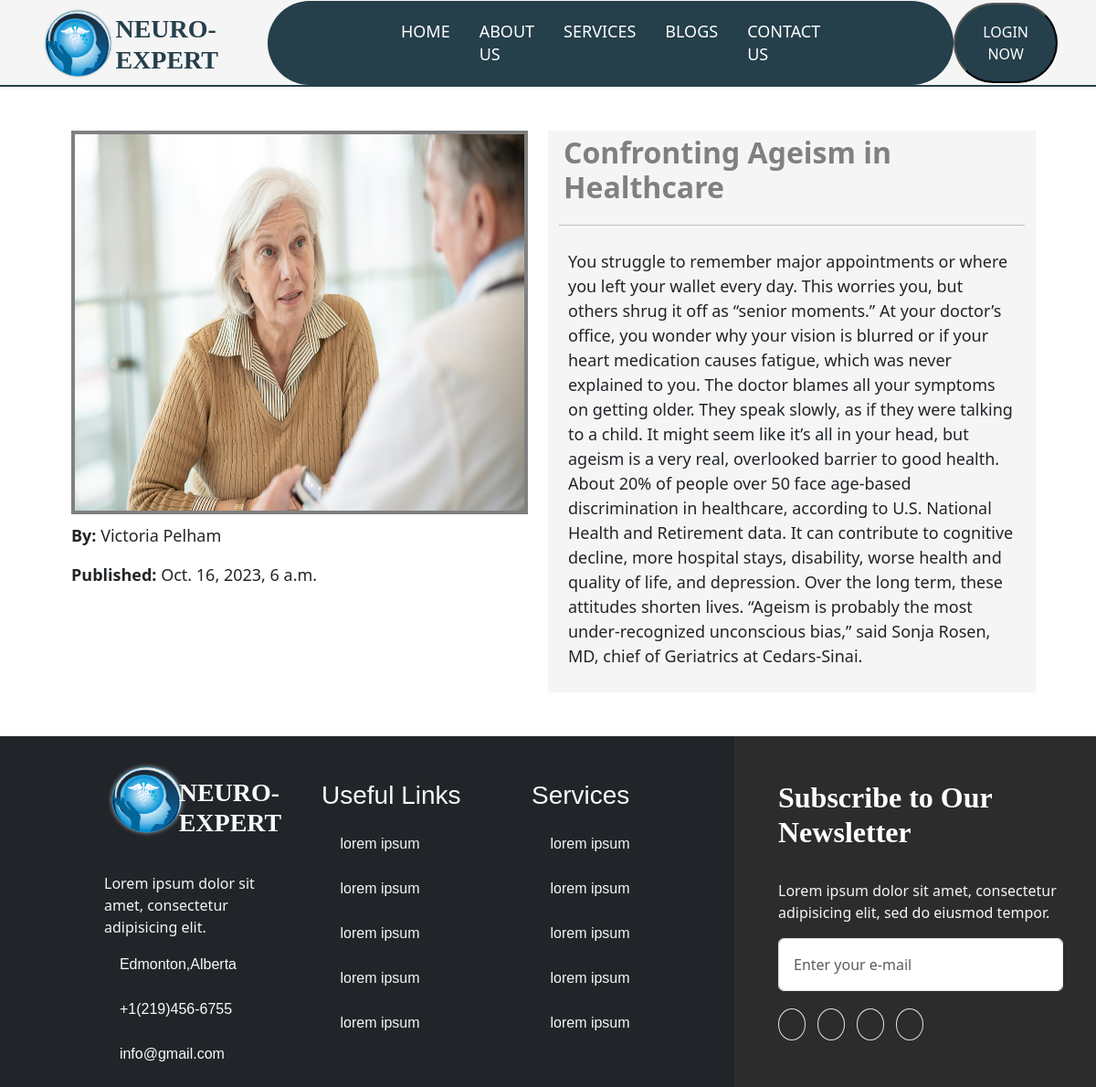
Screenshot of /detailblog/3 with the database file from the repository.
### diseaseapp/models.py (models this page shows, shortened)
class blogs(models.Model):
	title=models.CharField(max_length=200)
	description=models.CharField(max_length=2000)
	image=models.ImageField(upload_to="data",blank=True)
	pub_date=models.DateTimeField('date published')
	creator=models.CharField(max_length=100)

### diseaseapp/views.py (the view)
# urls.py: path("detailblog/<int:id>", views.detailblog, name='detailblog'),
def detailblog(request,id):
	res=blogs.objects.get(id=id)
	return render(request,'detailblog.html',{'data':res})

### template/detailblog.html (shortened to what this page needs)
{% extends 'base.html' %}
{% block content %}
{% load static %}
<!DOCTYPE html>
<html>
<head>
</head>
<body>
	<div class="container p-5">
		<div class="row" >
			<div class="col-6">
				<img src="{{ data.image.url}}" height="420px" width="500px" style="border: 4px solid gray;">
				<p style="font-size:18px;padding-top: 10px;"><span style="font-weight:bold;">By: </span>{{ data.creator}}</p>
				<p style="font-size:18px;"><span style="font-weight:bold;">Published: </span>{{ data.pub_date}}</p>
			</div>
			<div class="col-6" style="background-color:#F5F5F5;">
				<h2 style="color:gray;font-weight: bold;padding: 5px;">{{ data.title}}</h2><hr>
				<p style="font-size: 18px;padding: 10px;">{{ data.description}}</p>
			</div>
		</div>
	</div>
</body>
</html>
{% endblock %}

### rows the page displays
blogs: image (picture), creator "Victoria Pelham", pub_date "Oct. 16, 2023, 6 a.m.", title "Confronting Ageism in Healthcare", description "You struggle to remember major appointments or where you left your wallet every day. This worries you, but others shrug it off as “senior moments.” At your doctor’s office, you wonder why your vision is blurred or if your heart medication causes fatigue, which was never explained to you. The doctor blames all your symptoms on getting older. They speak slowly, as if they were talking to a child. It might seem like it’s all in your head, but ageism is a very real, overlooked barrier to good health. About 20% of people over 50 face age-based discrimination in healthcare, according to U.S. National Health and Retirement data. It can contribute to cognitive decline, more hospital stays,…"
